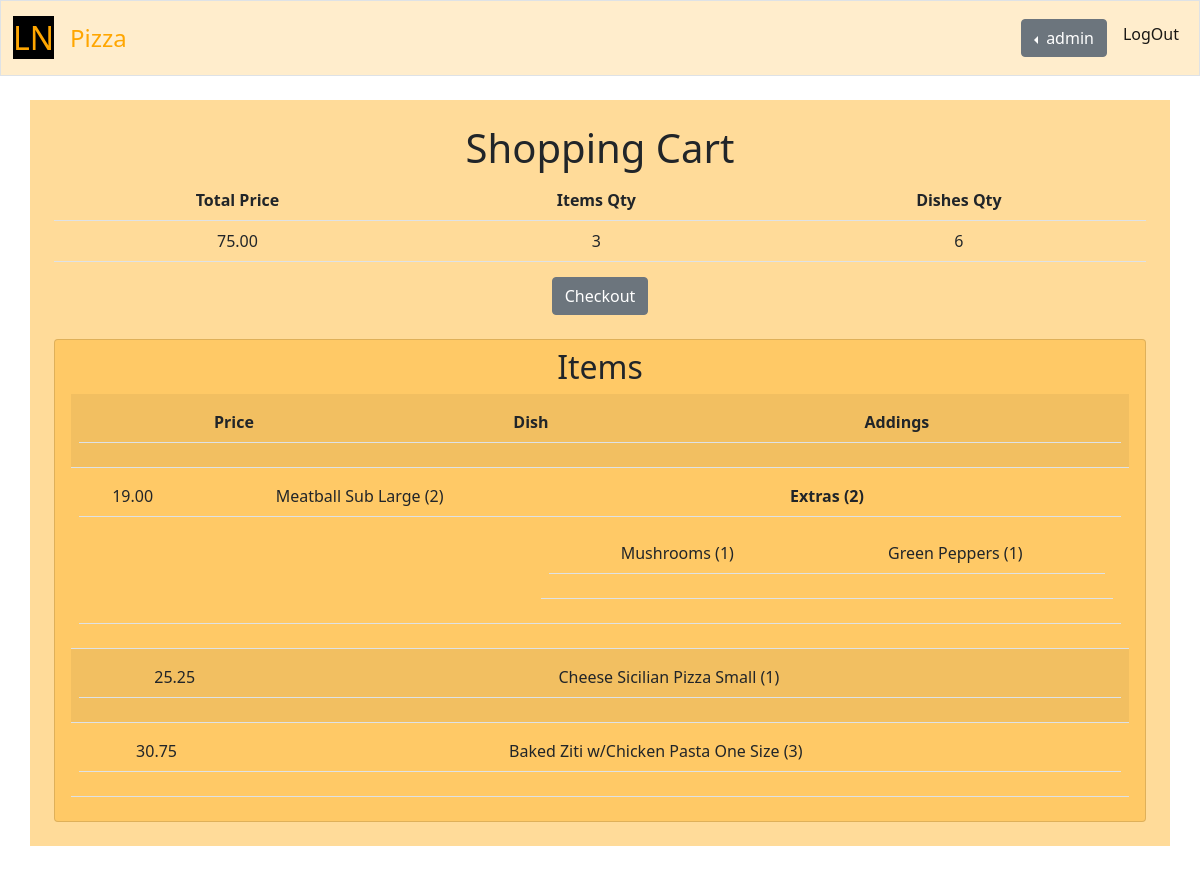
The page /shopping_cart (signed in) on the database its author committed.
### orders/models.py (models this page shows, shortened)
class CommonInfo(models.Model):
    sort_number = models.FloatField(default=0)
    name = models.CharField(max_length=64, blank=True)
    class Meta:
        abstract = True

class Dish(CommonInfo):
    pass

class FlavorCommonInfo(FlavorCommonCommonInfo):
    sizes_and_prices = models.ManyToManyField(SizeAndPrice, blank=True,
        related_name="sizesandprices_%(app_label)s_%(class)s")
    class Meta:
        abstract = True

class TypeFlavor(FlavorCommonInfo):
    super = models.ForeignKey(DishType, verbose_name="type", on_delete=models.CASCADE, related_name="type_typeflavors")
    addings = models.ManyToManyField(AddingFlavor, blank=True, related_name="addings_typeflavors")

class SizeAndPriceCommonInfo(models.Model):
    price = models.DecimalField(max_digits=5, decimal_places=2)
    class Meta:
        abstract = True

class SizeAndPrice(SizeAndPriceCommonInfo):
    size = models.ForeignKey(Size, blank=True, null=True, on_delete=models.CASCADE,
        related_name="size_sizesandprices")

class SizeCommonInfo(CommonInfo):
    code = models.CharField(max_length=2, blank=True)
    class Meta:
        abstract = True

class Size(SizeCommonInfo):
    def __str__(self):
        return f"{SizeCommonInfo.__str__(self)}"

class TypeOrAddingCommonInfo(CommonInfo):
    super = models.ForeignKey(Dish, verbose_name="dish", on_delete=models.CASCADE,
        related_name="dish_%(app_label)s_%(class)s")
    class Meta:
        abstract = True

class DishAdding(TypeOrAddingCommonInfo):
    pass

class AddingFlavor(FlavorCommonInfo):
    super = models.ForeignKey(DishAdding, verbose_name="adding", on_delete=models.CASCADE, related_name="adding_addingflavors")

class DishType(TypeOrAddingCommonInfo):
    pass

### orders/views.py (the view)
# urls.py: path('shopping_cart', views.shopping_cart, name="shopping_cart"),
def shopping_cart(request):
    if request.method == "GET":
        if not request.user.is_authenticated:
            return HttpResponseRedirect(reverse("index"))
        order = Order.objects.filter(user=request.user).first()
        order_items = get_order_items(order)
    else:
        order = Order.objects.filter(user=request.user).first()
        order_items = get_order_items(order)
    view_order = get_view_order(order)
    context = {
        "order": view_order,
        }
    return render(request, "orders/shopping-cart.html", context)

### orders/views.py (called while the page is built)
def get_view_order(order):
    view_order_items = []
    total_price = 0
    items_qty = 0
    total_products_qty = 0
    order_items = OrderItem.objects.filter(order=order).all()
    for order_item in order_items:
        view_order_item = get_view_order_item(order_item)
        view_order_items.append(view_order_item)
        total_price += view_order_item["subtotals"]["price"]
        if view_order_item["subtotals"]["products_qty"] > 0:
            items_qty += 1
            total_products_qty += view_order_item["subtotals"]["products_qty"]
    order_totals = {
        "price": total_price,
        "items_qty": items_qty,
        "products_qty": total_products_qty,
    }
    view_order = {
        "items": view_order_items,
        "totals": order_totals,
    }
    return view_order

def get_order_items(order):
    order_items = OrderItem.objects.filter(order=order).all()
    return order_items

def get_order_item_subtotals(order_item):
    price = 0
    addings = order_item.addings.all()
    for adding in addings:
        adding_flavors = adding.flavors.all()
        for adding_flavor in adding_flavors:
            sizes_and_prices = adding_flavor.sizes_and_prices.all()
            for size_and_price in sizes_and_prices:
                price += size_and_price.qty * size_and_price.size_and_price.price
    flavor = order_item.flavor
    size = order_item.size
    qty = order_item.qty
    flavor_size_and_price = flavor.sizes_and_prices.filter(size=size).first()
    if flavor_size_and_price:
        price = qty * (price + flavor_size_and_price.price)
    products_qty = qty
    order_item_subtotals = {
        "price": price,
        "products_qty": products_qty
    }
    return order_item_subtotals

def get_table_elements(table, super_element, elements_ids):
    elements = []
    if elements_ids is ALL_ELEMENTS:
        if super_element is NO_ELEMENT:
            elements = table.all().order_by("sort_number")
        else:
            elements = table.filter(super=super_element).order_by("sort_number")
    else:
        for id in elements_ids:
            element = table.filter(pk=id).first()
            if element:
                elements.append(element)
    return elements

### orders/templates/orders/shopping-cart.html (shortened to what this page needs)
{% extends "orders/base.html" %}
{% load static %}
{% block main %}
    <h1>Shopping Cart</h1>
    {% if order.totals.items_qty <= 0 %}
        <h2>Empty</h2>
    {% else %}
        <table style="width:100%" class="table">
            <tr>
                <th>Total Price</th>
                <th>Items Qty</th>
                <th>Dishes Qty</th>
            <tr>
            <tr>
                <td id="total-price">{{ order.totals.price}}</td>
                <td>{{ order.totals.items_qty}}</td>
                <td>{{ order.totals.products_qty}}</td>
        </table>
        <button type="button" id="checkout-button" class="btn btn-secondary">Checkout</button>
        <ul class="list-group pt-4">
            <li class="list-group-item ln-container01">
                <h2>Items</h2>
                <table style="width:100%" class="table table-striped table-hover">
                    <tr>
                        <td>
                            <table style="width:100%" class="table">
                                <tr>
                                    <th>Price</th>
                                    <th>Dish</th>
                                    <th>Addings</th>
                                </tr>
                            </table>
                        </td>
                    </tr>
                    {% for item in order.items %}
                    <tr>
                        <td>
                            <table style="width:100%" class="table">
                                <tr>
                                    <td>{{ item.subtotals.price }}</td>
                                    <td>
                                        {{ item.flavor.self.name }}
                                        {{ item.type.name }}
                                        {{ item.dish.name }}
                                        {{ item.flavor.size_and_price.size.name }}
                                        ({{ item.qty }})
                                    </td>
                                    {% if item.addings_qty <= 0 %}
                                    <td></td>
                                    {% else %}
                                    {% for adding in item.addings %}
                                    {% if adding.flavors_qty > 0 %}
                                    <th>
                                        {{ adding.self.name }}{{ adding.flavors_qty|pluralize }} ({{ adding.flavors_qty }})
                                    </th>
                                    {% endif %}
                                    {% endfor %}
                                    {% endif %}
                                </tr>
                                {% if item.addings_qty > 0 %}
                                <tr>
                                    <td></td>
                                    <td></td>
                                    <td>
                                        <table style="width:100%" class="table">
                                            <tr>
                                                {% for adding in item.addings %}
                                                {% if adding.flavors_qty > 0 %}
                                                <td>
                                                    <table style="width:100%" class="table">
                                                        <tr>
                                                            {% for adding_flavor in adding.flavors %}
                                                            {% if adding_flavor.qty > 0 %}
                                                            <td>
                                                                {{ adding_flavor.self.name }} ({{ adding_flavor.qty }})
                                                            </td>
                                                            {% endif %}
                                                            {% endfor %}
                                                        </tr>
                                                    </table>
                                                </td>
                                                {% endif %}
                                                {% endfor %}
                                            </tr>
                                        </table>
                                    </td>
                                </tr>
                                {% endif %}
                            </table>
                        </td>
                    </tr>
                    {% endfor %}
                </table>
            </li>
        </ul>
    {% endif %}
{% endblock %}

### orders/templates/orders/base.html (shortened to what this page needs)
{% extends "orders/ln/ln-base.html" %}
{% load static %}
{% block product_head %}
    <link href="{% static 'orders/styles/style.css' %}" rel="stylesheet">
{% endblock %}
{% block product_navbar %}
    <div class="collapse navbar-collapse" id="navbarSupportedContent">
        {% if user.is_authenticated %}
            <div class="dropstart me-2">
                <button class="btn btn-secondary dropdown-toggle" type="button" id="dropdownMenuButton1" data-bs-toggle="dropdown" aria-expanded="false">
                    {{ user.username }}
                </button>
            </div>
            <ul class="navbar-nav mb-2">
                <li class="nav-item">
                    <a class="nav-link active" aria-current="page" href="{% url 'logout' %}">LogOut</a>
                </li>
            </ul>
        {% endif %}
    </div>
{% endblock %}
{% block product_name %}
    Pizza
{% endblock %}
{% block product_main %}
    <main class="container p-4 my-4 ln-container00">
        {% block main %}
        {% endblock %}
    </main>
{% endblock %}

### orders/static/orders/styles/ln/ln-style.css (style rules this page uses)
.ln-container00 { background-color: #ffdb99; }
.ln-container01 { background-color: #ffc966; }

### orders/static/orders/styles/style.css (style rules this page uses)
main { overflow-x: auto; text-align: center; }

### rows shown on the page
Dish: subtotals.price "19.00", flavor.self.name "Meatball", dish.name "Sub", flavor.size_and_price.size.name "Large", qty "2"
DishAdding: self.name "Extra", flavors_qty "2"
AddingFlavor: self.name "Mushrooms", qty "1"
AddingFlavor: self.name "Green Peppers", qty "1"
Dish: subtotals.price "25.25", flavor.self.name "Cheese", type.name "Sicilian", dish.name "Pizza", flavor.size_and_price.size.name "Small", qty "1"
Dish: subtotals.price "30.75", flavor.self.name "Baked Ziti w/Chicken", dish.name "Pasta", flavor.size_and_price.size.name "One Size", qty "3"

### other values the page prints
{{ user.username }} "admin"
{{ order.totals.price }} "75.00"
{{ order.totals.items_qty }} "3"
{{ order.totals.products_qty }} "6"
